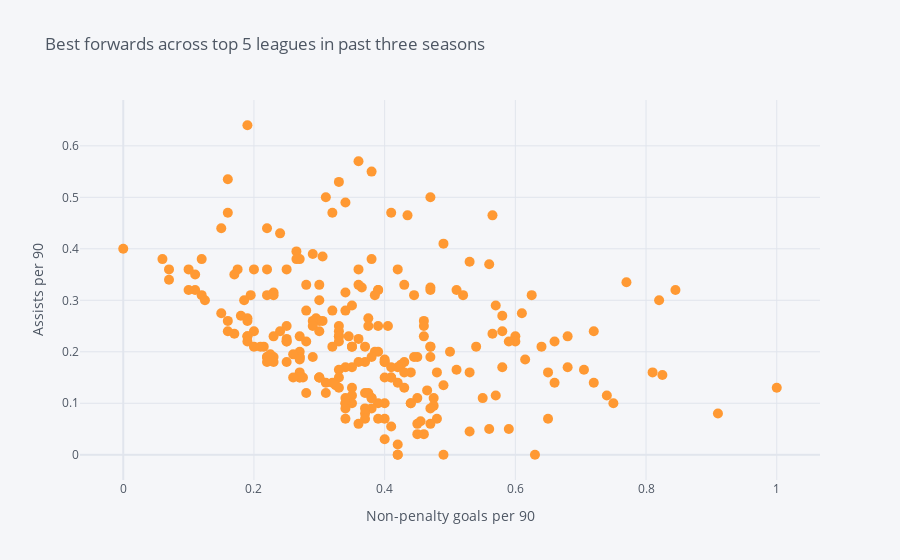

Notebook source saved alongside this figure:
### Code cell
# 12. Visualisation of the best forwards 

init_notebook_mode(connected=True)
cf.go_offline()

best_forwards.iplot(kind='scatter',x='p90_non_pk_goals',y='p90_assists',
           mode='markers',text='player',size=10,
          xTitle='Non-penalty goals per 90',yTitle='Assists per 90', title='Best forwards across top 5 leagues in past three seasons')

### Figure 1 — Plotly figure (JSON) as saved in the notebook; plotly's stock layout.template omitted (floating-point values rounded to 4 significant figures; data arrays with more than 128 entries replaced by an {"elided": "..."} marker saying what was removed)
{"data": [{"line": {"color": "rgba(255, 153, 51, 1.0)", "dash": "solid", "shape": "linear", "width": 1.3}, "marker": {"size": 10, "symbol": "circle"}, "mode": "markers", "name": "p90_assists", "text": {"elided": "250 str values"}, "type": "scatter", "x": {"elided": "250 float values"}, "y": {"elided": "250 float values"}}], "layout": {"legend": {"bgcolor": "#F5F6F9", "font": {"color": "#4D5663"}}, "paper_bgcolor": "#F5F6F9", "plot_bgcolor": "#F5F6F9", "title": {"font": {"color": "#4D5663"}, "text": "Best forwards across top 5 leagues in past three seasons"}, "xaxis": {"gridcolor": "#E1E5ED", "showgrid": true, "tickfont": {"color": "#4D5663"}, "title": {"font": {"color": "#4D5663"}, "text": "Non-penalty goals per 90"}, "zerolinecolor": "#E1E5ED"}, "yaxis": {"gridcolor": "#E1E5ED", "showgrid": true, "tickfont": {"color": "#4D5663"}, "title": {"font": {"color": "#4D5663"}, "text": "Assists per 90"}, "zerolinecolor": "#E1E5ED"}}}
